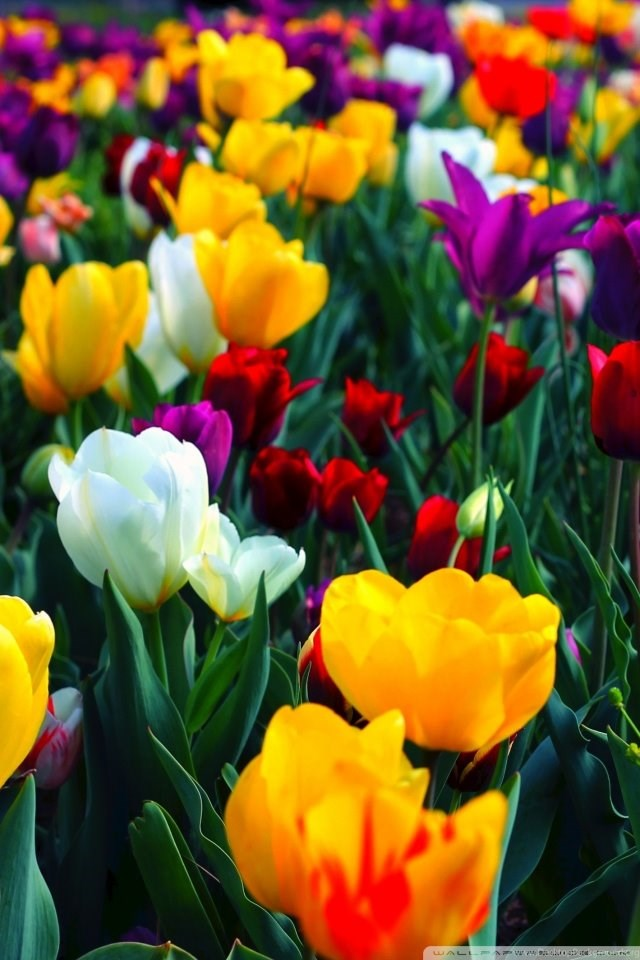
#> input picture flowers.jpg, 640 x 960 px
$ jupyter execute 'Color Identification in Images.ipynb'   (shell and % lines are left out)
#> lines starting #> are read from the running program, lines starting #| are printed output that depends on the picture
[cell 1]
# Python program for color identification in images

# Importing libraries
from sklearn.cluster import KMeans
import matplotlib.pyplot as plt
import cv2
import numpy as np
from collections import Counter
from skimage.color import rgb2lab, deltaE_cie76
import os

[cell 2]
# Read the image
image = cv2.imread('flowers.jpg')
#> image is the input picture: shape (960, 640, 3); mean B, G, R 46, 89.5, 113.4
print("The type of this input is{}".format(type(image)))
#| The type of this input is<class 'numpy.ndarray'>
print("Shape: {}".format(image.shape))
#| Shape: (960, 640, 3)
plt.imshow(image)

[cell 3]
# Convert image
def get_image(image_path):
#> called with image_path = 'flowers.jpg'
    image = cv2.imread(image_path)
    image = cv2.cvtColor(image, cv2.COLOR_BGR2RGB)
    return image

[cell 4]
#Get hex values
def RGB2HEX(color):
    return "#{:02x}{:02x}{:02x}".format(int(color[0]), int(color[1]), int(color[2]))

# Get colors from image
def get_colors(image, number_of_colors, show_chart):
    # Resize image
#> called with number_of_colors = 15, show_chart = True
    modified_image = cv2.resize(image, (600, 400), interpolation = cv2.INTER_AREA)
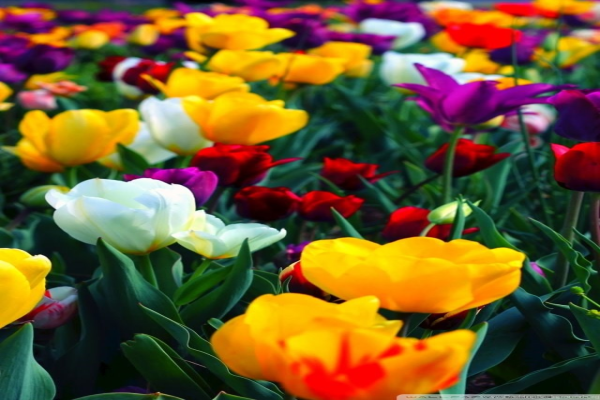
#> modified_image: shape (400, 600, 3); mean R, G, B 113.4, 89.5, 46
    modified_image = modified_image.reshape(modified_image.shape[0]*modified_image.shape[1], 3)
    clf = KMeans(n_clusters = number_of_colors)
    labels = clf.fit_predict(modified_image)

    counts = Counter(labels)
#> counts = 15 items
    counts = dict(sorted(counts.items()))
    center_colors = clf.cluster_centers_

    ordered_colors = [center_colors[i] for i in counts.keys()]
#> ordered_colors = 15 items, first 6: [10.14, 25.18, 17.11], [250.3, 196.9, 6.56], [170.6, 189.3, 160.3], [21.9, 59.99, 33.1], [232.2, 23.73, 5.75], [210.2, 232.3, 228.5]
    hex_colors = [RGB2HEX(ordered_colors[i]) for i in counts.keys()]
#> hex_colors = ['#0a1911', '#fac406', '#aabda0', '#153b21', '#e81705', '#d2e8e4', '#63135b', '#2d5c42', '#eb8a03', '#7a120b', '#a21090', '#320d22', '#9b6e0e', '#c36159', '#688f72']
    rgb_colors = [ordered_colors[i] for i in counts.keys()]
#> rgb_colors has the same summary as ordered_colors

    if (show_chart):
     plt.figure(figsize = (8,6))
     plt.pie(counts.values(), labels = hex_colors, colors = hex_colors)

    return rgb_colors

[cell 5]
# Find the required number of colors
get_colors(get_image('flowers.jpg'), 15, True)
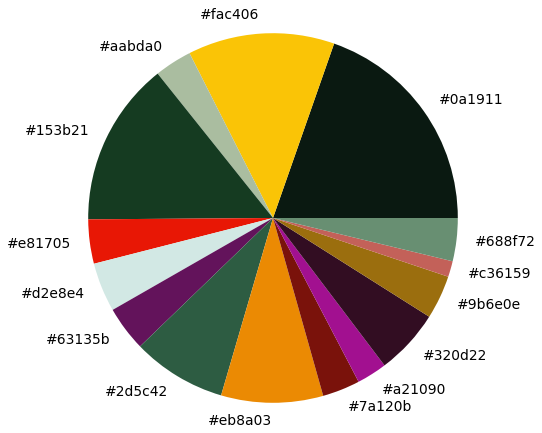
#> figure drawn by matplotlib, 1 panel
